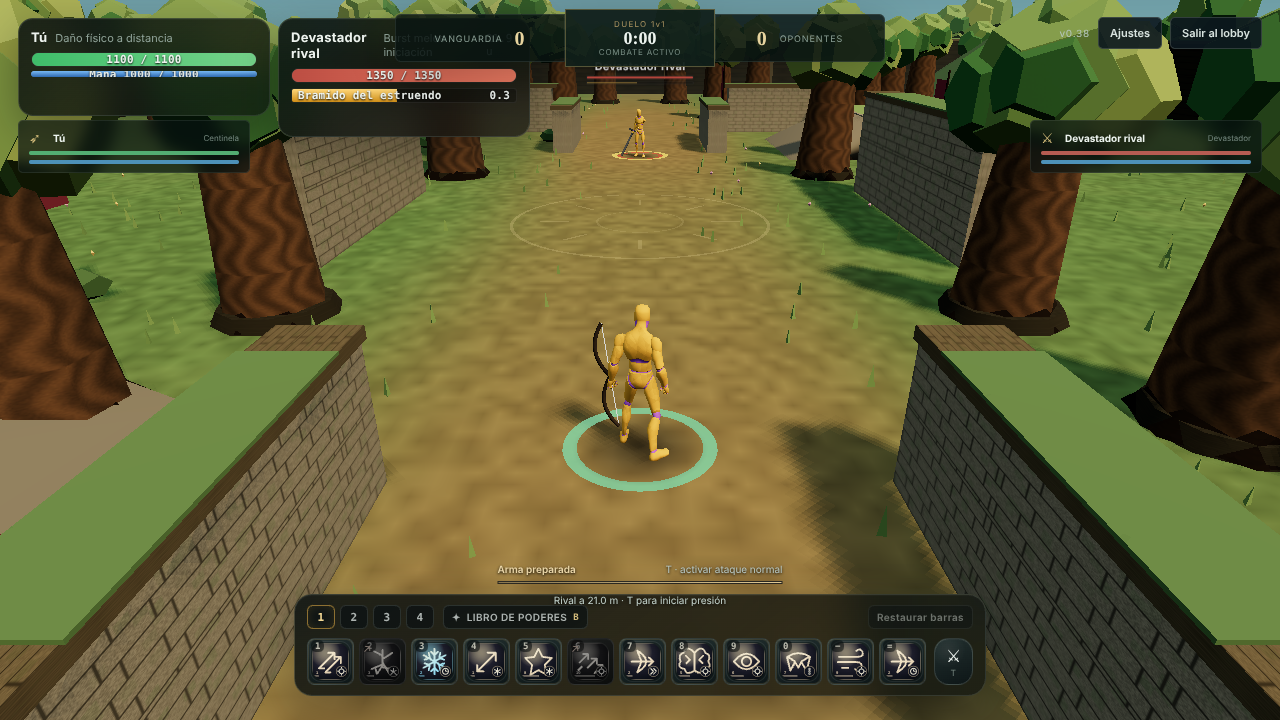
#> input picture agent-qa/anim-centinela-own/01-idle.png, 1280 x 720 px
$ python arena-contact-sheet.py ../../agent-qa/anim-centinela-own
#> lines starting #> are read from the running program, lines starting #| are printed output that depends on the picture
#!/usr/bin/env python3
"""Simple contact sheet for preview PNGs. Optional dependency: pillow.
Run: py tools/agent/arena-contact-sheet.py qa/anim-devastador --out agent-qa/mosaico.png
"""
import argparse
from pathlib import Path
try:
    from PIL import Image,ImageDraw,ImageOps
except ImportError:
    raise SystemExit('Falta Pillow: py -m pip install pillow (opcional).')
p=argparse.ArgumentParser();p.add_argument('folder');p.add_argument('--out',default='agent-qa/contact-sheet.png');p.add_argument('--columns',type=int,default=3);a=p.parse_args()
root=Path(a.folder);images=sorted(root.glob('*.png'))
if not images:raise SystemExit('Sin imágenes PNG en '+str(root))
cols=max(1,min(8,a.columns));width=430;height=286;rows=(len(images)+cols-1)//cols
sheet=Image.new('RGB',(cols*width,rows*height),(30,31,36));d=ImageDraw.Draw(sheet)
#> after `sheet = Image.new('RGB', (cols * width, rows * height), (30, 31, 36))`:
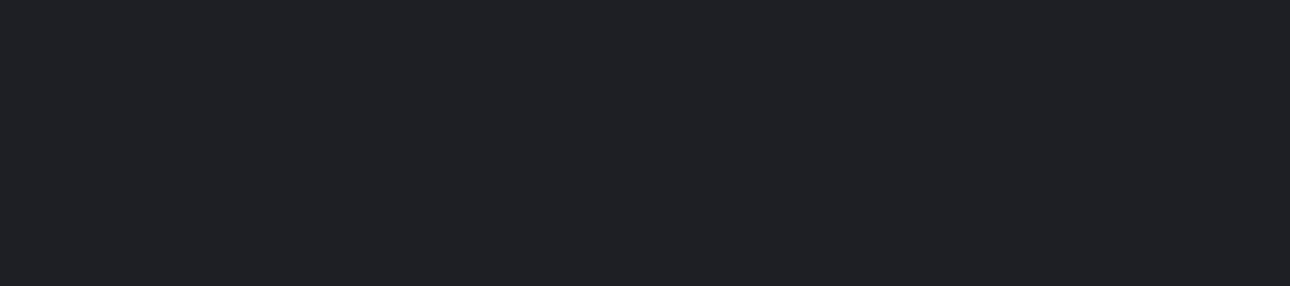
#> sheet: PIL image 1290x286 RGB; mean R, G, B 30, 31, 36
for i,item in enumerate(images):
    with Image.open(item) as img: thumb=ImageOps.contain(img.convert('RGB'),(width-12,height-48))
#> img is the input picture: PIL image 1280x720 RGB; mean R, G, B 89.2, 88.5, 50.1
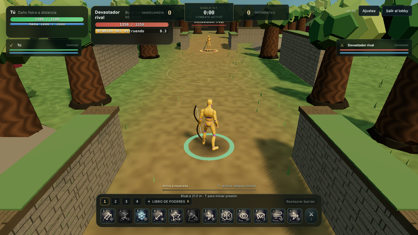
#> thumb: PIL image 418x235 RGB; mean R, G, B 89.2, 88.5, 50.1
    x=(i%cols)*width; y=(i//cols)*height
    sheet.paste(thumb,(x+(width-thumb.width)//2,y+4))
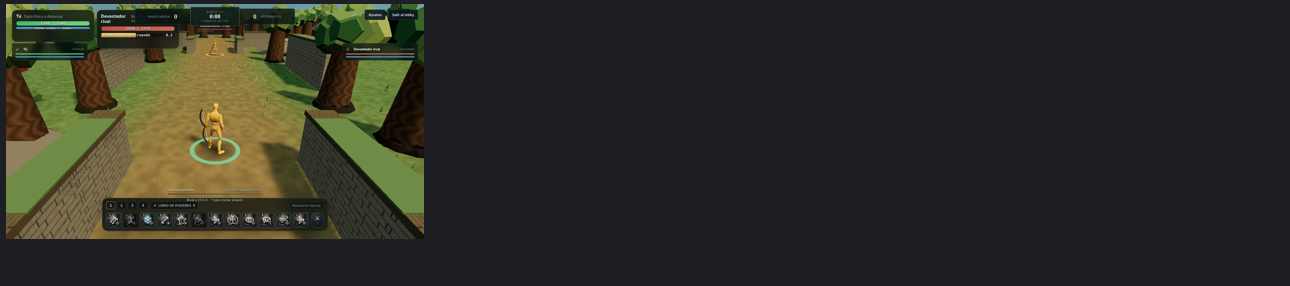
#> sheet: PIL image 1290x286 RGB; mean R, G, B 45.8, 46.3, 39.8
    d.text((x+9,y+height-37),item.stem[:63],fill='white')
#> pass 2 of the loop `for i,item in enumerate(images):`:
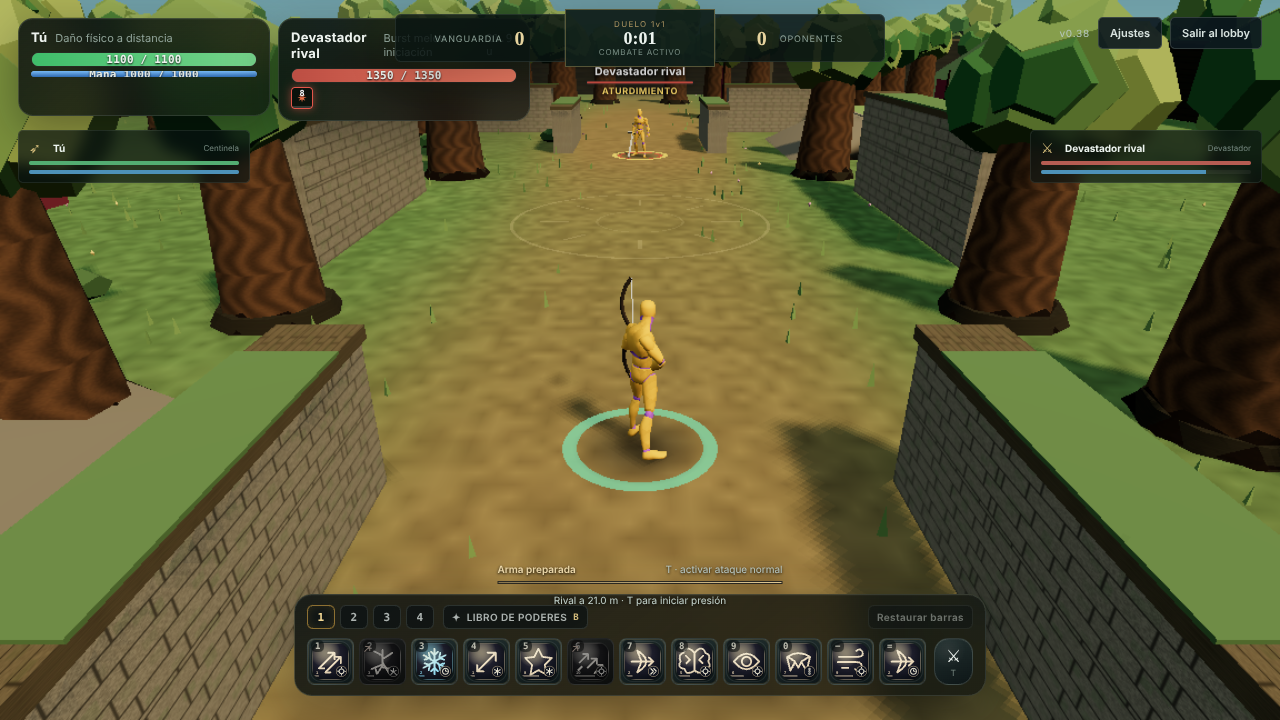
#> input picture agent-qa/anim-centinela-own/02-combat-idle.png, 1280 x 720 px
#> img is the input picture: PIL image 1280x720 RGB; mean R, G, B 89.2, 88.5, 50.1
#> `with Image.open(item) as img: thumb=ImageOps.contain(img.convert('RGB'..`:
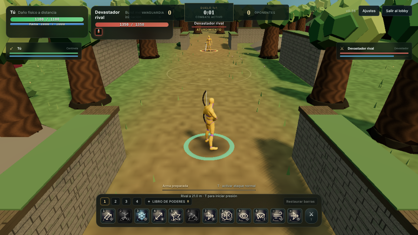
#> thumb: PIL image 418x235 RGB; mean R, G, B 89.2, 88.5, 50.1
#> `sheet.paste(thumb,(x+(width-thumb.width)//2,y+4))`:
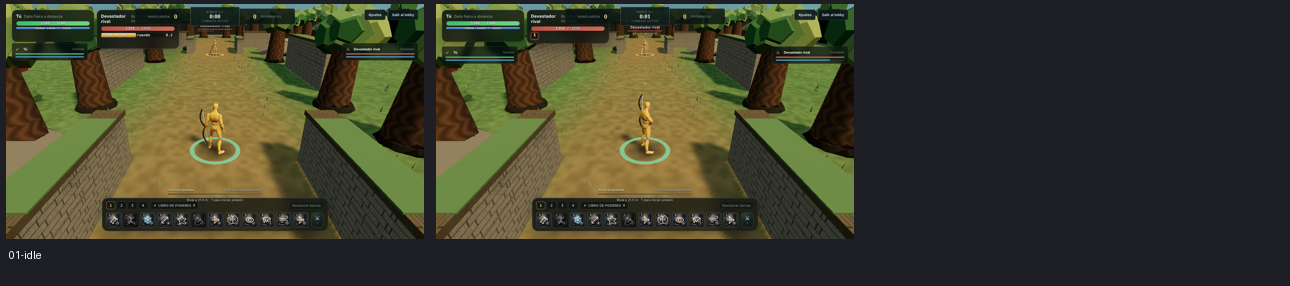
#> sheet: PIL image 1290x286 RGB; mean R, G, B 61.6, 61.7, 43.6
out=Path(a.out);out.parent.mkdir(parents=True,exist_ok=True);sheet.save(out)
#> after `out = Path(a.out)`:
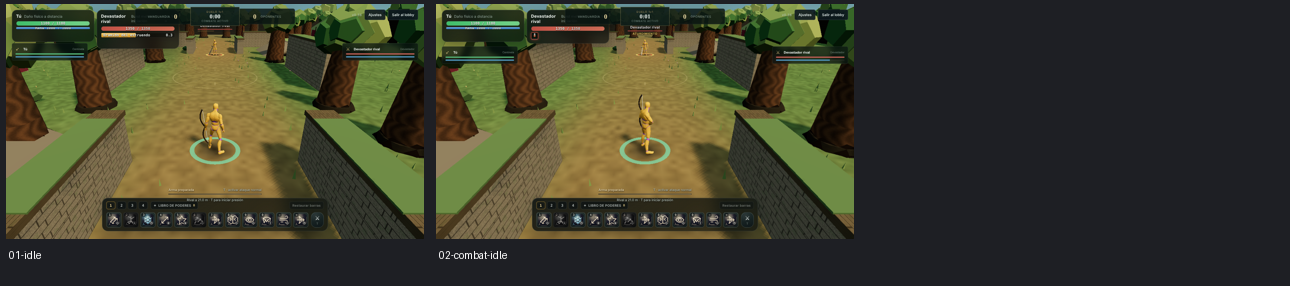
#> saved as contact-sheet.png: PIL image 1290x286 RGB; mean R, G, B 61.6, 61.7, 43.6
print('Mosaico:',out,'imágenes:',len(images),'NO es prueba de calidad temporal por sí sola')
